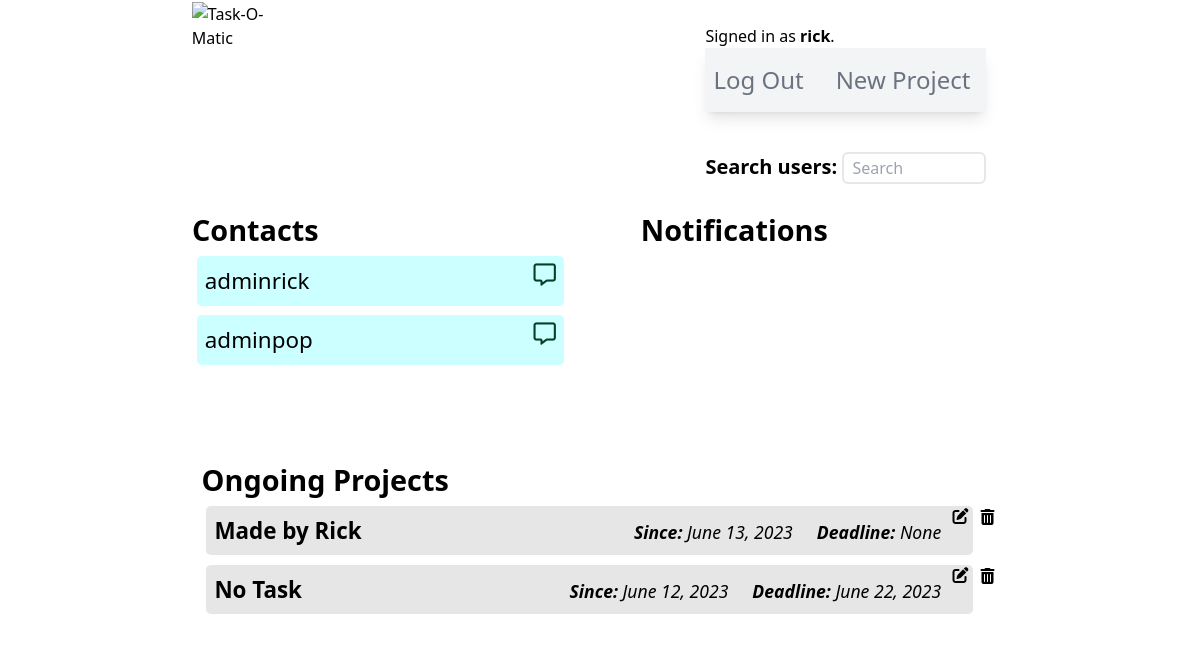
/ (signed in), run on the app's committed database.
### taskomatic/models.py (models this page shows, shortened)
class User(AbstractUser):
    pass

class Relationship(models.Model):
    STATUS_CHOICES = [
        ('pending', 'Pending'),
        ('accepted', 'Accepted'),
        ('rejected', 'Rejected'),
    ]
    from_user = models.ForeignKey(User, on_delete=models.CASCADE, related_name='from_user')
    to_user = models.ForeignKey(User, on_delete=models.CASCADE, related_name='to_user')
    status = models.CharField(max_length=10, choices=STATUS_CHOICES, default='pending')
    created_at = models.DateTimeField(auto_now_add=True)
    class Meta:
        unique_together = ('from_user', 'to_user')

class Project(models.Model):
    user = models.ForeignKey(User, on_delete=models.CASCADE)
    owner = models.CharField(max_length=80)
    projectName = models.CharField(max_length=160)
    projectDescription = models.CharField(max_length=350)
    hasDeadline = models.BooleanField(default=False)
    hasInventory = models.BooleanField(default=False)
    hasTasks = models.BooleanField(default=False)
    creationDate = models.DateField(null=True, blank=True)
    deadlineDate = models.DateField(null=True, blank=True)

### taskomatic/views.py (the view)
# urls.py: path("", views.index, name="index"),
def index(request):
    if request.user.is_authenticated:
        currentUserId = request.user.id
        currentUser = User.objects.get(id=currentUserId)
        projects = Project.objects.filter(user=currentUser).order_by('-creationDate')
        contacts = Relationship.objects.filter(Q(from_user=currentUser) | Q(to_user=currentUser), ~Q(status='rejected'))
        contactRequests = Relationship.objects.filter(Q(to_user=currentUser), Q(status="pending"))
        return render(request, "taskomatic/index.html", {
        "projects": projects,
        "contacts": contacts,
        "contactRequests": contactRequests
        })
    return render(request, "taskomatic/index.html")

### taskomatic/templates/taskomatic/index.html (shortened to what this page needs)
{% extends "./layout.html" %}
{% load static %}
{% block body %}
{% if user.is_authenticated %}
    <div id="dashboardContainer">
        <section id="indexUpperSection">
            <div id="indexContacts">
                <h2>Contacts</h2>
                <div class="contactInstanceContainer">
                {% if contacts|length > 0 %}
                    {% for contact in contacts %}
                        {% if contact.status == "pending" %}
                            {% if contact.to_user != request.user%}
                    <div class="contactInstance">
                        <span>{{ contact.to_user }} <span class="text-sm">(Pending)</span></span>
                    </div>
                            {% endif %}
                        {% else %}
                            {% if contact.to_user != request.user%}
                    <div class="contactInstance">
                        <p>{{ contact.to_user }}</p>
                        <i class="fa-regular fa-message hover:text-sky-600 cursor-pointer" style="color: #004225" title="Send message"></i>
                    </div>
                            {% else %}
                    <div class="contactInstance">
                        <p>{{ contact.from_user }}</p>
                        <i class="fa-regular fa-message hover:text-sky-600 cursor-pointer" style="color: #004225" title="Send message"></i>
                    </div>
                            {% endif %}
                        {% endif %}
                    {% endfor %}
                {% else %}
                    <div class="noContact">
                        <p>No contacts.</p>
                    </div>
                {% endif %}
                </div>
            </div>
            <div id="indexAlerts">
                <h2>Notifications</h2>
            </div>
        </section>
        <section id="ongoingProjectsContainer">
            <h2>Ongoing Projects</h2>
            <ul>
            {% if projects %}
                {% for project in projects %}
                <div id="projectInstanceContainer">
                    <a id="projectInstanceAnchor" href="{% url 'projectPage' project.id %}">
                        <li id="projectInstance">
                            <span style="cursor: default"><b>{{ project.projectName }}</b></span>
                            <span class="flex justify-between">
                                <span><i class="dateCaption"><b>Since:</b> {{ project.creationDate }}</i></span>
                                <span><i class="dateCaption"><b>Deadline:</b> {{ project.deadlineDate }}</i></span>
                            </span>
                        </li>
                    </a>
                    <form method="POST" action="{% url 'editProject' %}" name="indexEditForm{{ project.id }}" id="indexEditForm{{ project.id }}">
                        <i id="indexEditIcon{{project.id}}" class="fa-solid fa-pen-to-square indexEditIcon"></i>
                    </form>
                    <i id="indexDeleteIcon{{project.id}}" class="fa-solid fa-trash-can relative top-2 right-1 cursor-pointer indexDeleteIcon"></i>
                </div>
                {% endfor %}
            {% else %}
                <li>No projects.</li>
            {% endif %}
            </ul>
        </section>
    </div>
{% endif %}
{% endblock body %}

### taskomatic/templates/taskomatic/layout.html (shortened to what this page needs)
{% load static %}
<!DOCTYPE html>
<html lang="en">
<head>
    <link href="{% static 'taskomatic/styles.css' %}" rel="stylesheet">
    <link rel="stylesheet" href="https://cdnjs.cloudflare.com/ajax/libs/font-awesome/6.4.0/css/all.min.css"
/>
    <script src="https://cdn.tailwindcss.com"></script>
</head>
<body id="appBody">
    <header>
        <a href="{% url 'index' %}"><img id="taskLogo" src="https://escrituras-eremitas.com/wp-content/uploads/2023/04/task-O-maticLogo.png" alt="Task-O-Matic"></a>
        <div class="navSection">
            <div>
                {% if user.is_authenticated %}
                    Signed in as <strong>{{ user.username }}</strong>.
                {% else %}
                    Not signed in.
                {% endif %}
            </div>
                <ul class="relative max-w-2xl flex flex-wrap items-center justify-between py-4 bg-gray-100 text-gray-500
                hover:text-gray-700 focus:text-gray-700 shadow-lg navbar navbar-expand-lg navbar-light">
                    {% if user.is_authenticated %}
                        <li class="nav-item pr-2">
                            <a class="nav-link text-2xl text-gray-500 hover:text-gray-700
                            focus:text-gray-700 p-2" href="{% url 'logout' %}">Log Out</a>
                        </li>
                        <li class="nav-item pr-2">
                            <a class="nav-link text-2xl text-gray-500 hover:text-gray-700
                            focus:text-gray-700 p-2" href="{% url 'newProject' %}">New Project</a>
                        </li>
                    {% endif %}
                </ul>
                {% if user.is_authenticated %}
                <form action="{% url 'users' %}">
                    <label for="searchQ" class="text-xl"><b>Search users: </b></label>
                    <input type="text" name="q" id="searchQ" class="border-2 rounded-md mt-10 min-h-[2rem] max-w-[9rem] placeholder:pl-2" placeholder="Search">
                </form>
                {% endif %}
            </div>
    </header>
    {% block body %}
    {% endblock %}
</body>
</html>

### taskomatic/static/taskomatic/styles.css (style rules this page uses)
html { font-size: 16px; }
* { margin: 0; padding: 0; box-sizing: border-box; }
h2 { font-size: 1.8rem !important; font-weight: 600 !important; }
header { display: flex; justify-content: space-around; }
#taskLogo { max-width: 30rem; margin: 2%; }
.navSection { max-width: 20rem; margin: 2%; }
#indexUpperSection { display: flex; justify-content: space-between; min-height: 15rem; width: 85%; }
#dashboardContainer { display: flex; flex-direction: column; align-items: center; width: 80%; margin: 0 auto; }
#indexContacts { display: flex; flex-direction: column; width: 45%; }
#indexAlerts { margin-right: 5%; width: 40%; }
.contactInstanceContainer { display: flex; flex-direction: column; justify-content:flex-start; width: 100%; }
.contactInstance { display: flex; justify-content: space-between; width: 100%; font-size: 1.4rem; margin: 0.3rem; padding: 0.5rem; background-color: rgba(0, 255, 255, 0.2); border-radius: 0.3rem; }
#ongoingProjectsContainer { width: 85%; padding: 1%; }
#projectInstanceContainer { display: flex; justify-content:flex-start; width: 100%; }
#projectInstance { display: flex; justify-content: space-between; width: 100%; font-size: 1.4rem; margin: 0.3rem; padding: 0.5rem; background-color: rgba(128, 128, 128, 0.2); border-radius: 0.3rem; }
#projectInstanceAnchor { cursor: default; width: 100%; }
.indexEditIcon { position: relative; right: 1rem; top: 0.2rem; cursor: pointer; }
.dateCaption { cursor: default; font-size: 1.1rem; padding-right: 1.5rem; }

### data on the page
User: username "rick"
Relationship: to_user "adminrick"
Relationship: to_user "adminpop"
Project: projectName "Made by Rick", creationDate "June 13, 2023", deadlineDate "None"
Project: projectName "No Task", creationDate "June 12, 2023", deadlineDate "June 22, 2023"
